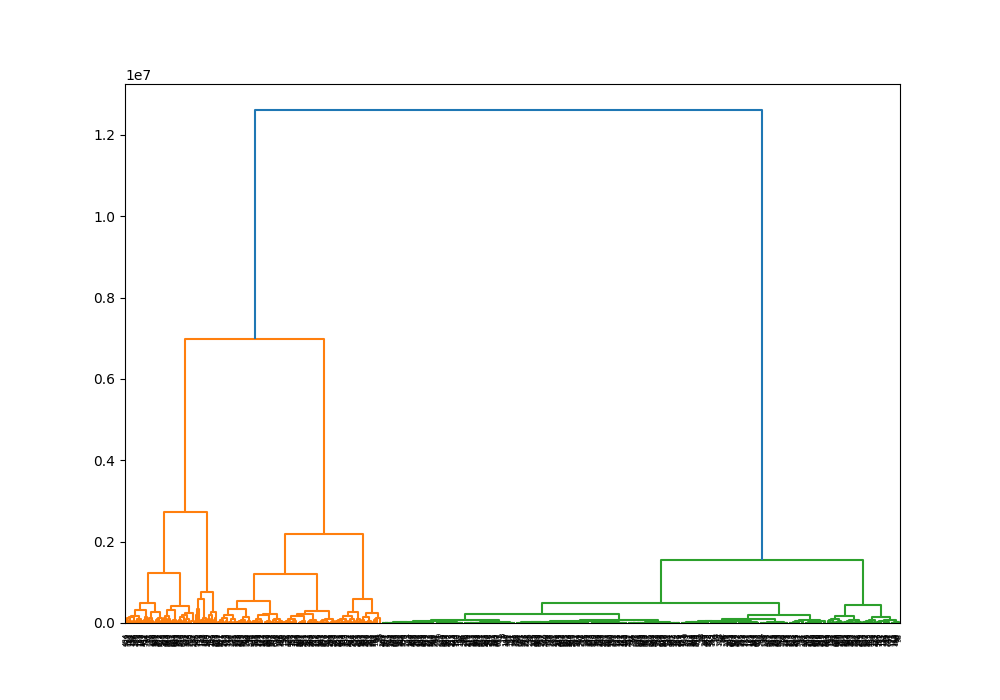

Generate this figure with Python:
from matplotlib import pyplot as plt
from scipy.cluster.hierarchy import linkage, dendrogram


class Linkages:
    def __init__(self):
        pass

    def run(self, data):
        # Menggunakan linkage untuk melakukan Hierarchical Clustering
        linked = linkage(data, 'ward')

        plt.figure(figsize=(10, 7))
        # Plot dendrogram
        dendrogram(linked,
                   orientation='top',
                   distance_sort='descending',
                   show_leaf_counts=True)
        plt.show()
